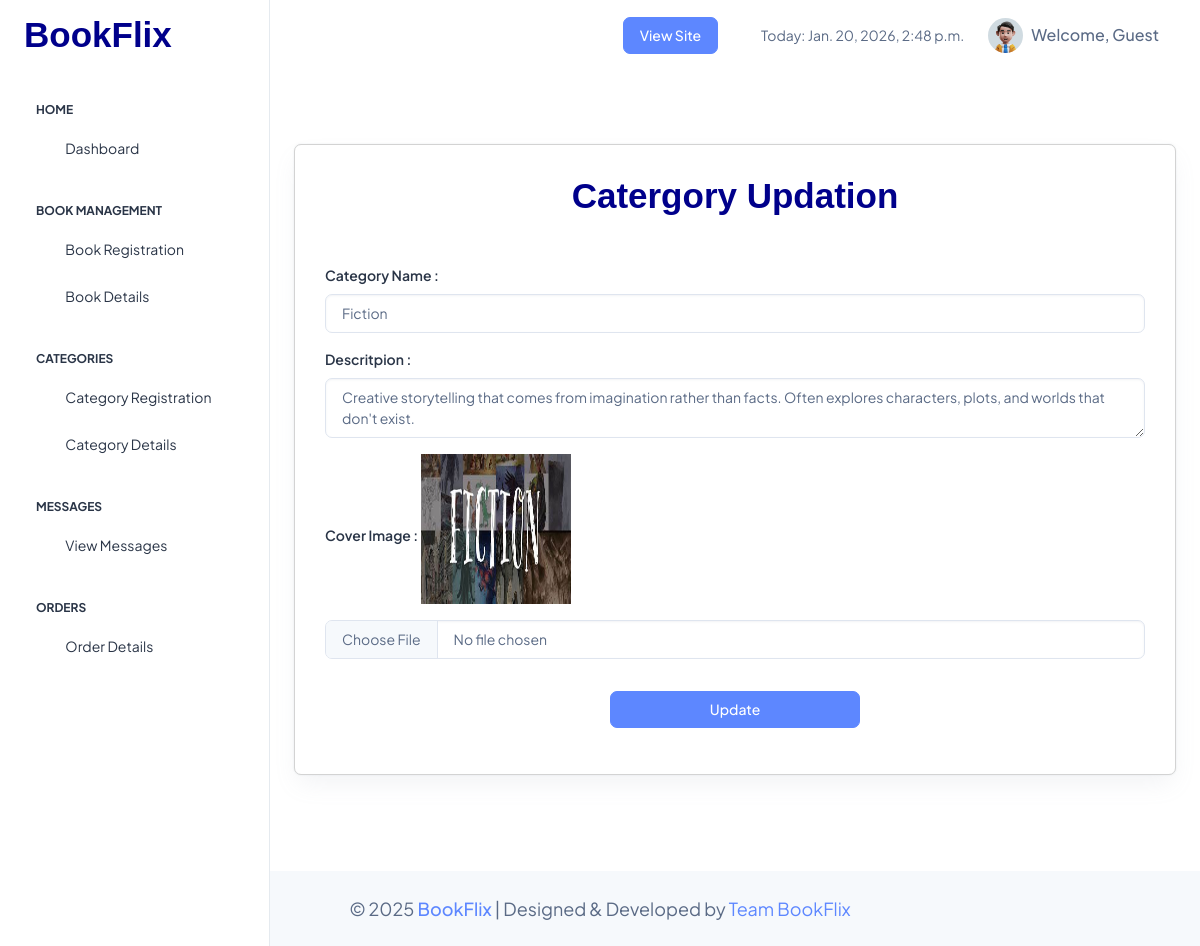
The app's page /editcatergory/10/ with its own data.
### Myapp/models.py (models this page shows)
class catergorydb(models.Model):
    Catergory_name=models.CharField(max_length=40,null=True,blank=True)
    Catergory_description=models.TextField(null=True,blank=True)
    Catergory_cover=models.ImageField(upload_to="Catergory Cover Image",null=True,blank=True)

### Myapp/views.py (the view)
# urls.py: path('editcatergory/<int:c_id>/', views.editcatergory, name="editcatergory"),
def editcatergory(request, c_id):
    date = datetime.datetime.now()
    catergory = catergorydb.objects.get(id=c_id)
    return render(request, "edit_catergory.html", {'catergory': catergory, 'date': date})

### Myapp/templates/edit_catergory.html (shortened to what this page needs)
{% extends 'index.html' %}
{% block content %}
<div class="card mb-5 mt-5" style="height:auto; width:auto; margin:auto; border:1px solid lightgrey;">
    <div class="card-body ">
        <h1 class="text-center mb-5" style="color:darkblue; font-size:35px; font-weight:bold; font-family:Arial;">
            Catergory Updation</h1>
        <form action="{% url 'updatecatergory' c_id=catergory.id %}" method="post" enctype="multipart/form-data" name="myform" onsubmit="Validations()">
            <div class="mb-3">
                <label class="form-label">Category Name :</label>
                <input type="text" class="form-control" placeholder="Catergory Name" name="catergory_name"
                       value="{{catergory.Catergory_name}}" onkeyup="Validationcat()">
            </div>
            <div class="mb-3">
                <label class="form-label">Descritpion :</label>
                <textarea placeholder="Description" name="catergory_description" class="form-control" onkeyup="Validationdesc()">{{catergory.Catergory_description}}</textarea>
            </div>
            <div class="mb-3">
                <label class="form-label">Cover Image :</label>
                <img src="{{catergory.Catergory_cover.url}}" height="150px" width="150px" class="mb-3">
                <input type="file" class="form-control" placeholder="Cover Image" name="catergory_cover">
            </div>
            <div class="text-center">
                <button type="submit" class="btn btn-primary mb-3 mt-3" style="width:250px;">Update</button>
            </div>
        </form>
    </div>
</div>
{% endblock %}

### Myapp/templates/index.html (style rules this page uses)
html, body { height: 100%; margin: 0; }
body { display: flex; flex-direction: column; }

### records on screen
catergorydb: catergory_name "Fiction", catergory_description "Creative storytelling that comes from imagination rather than facts. Often explores characters, plots, and worlds that don't exist.", Catergory_cover (picture)
